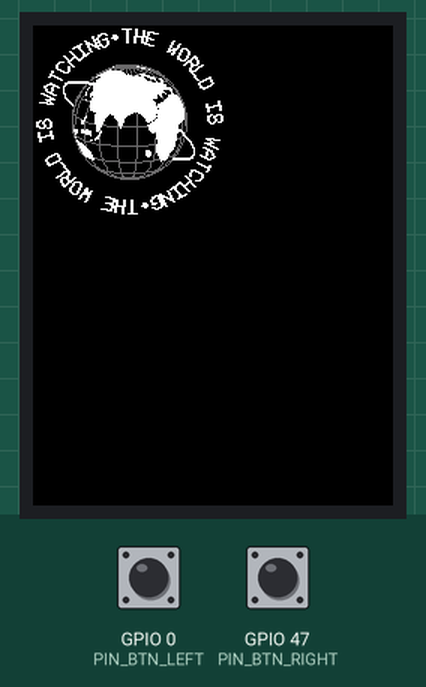
Recording of a sketch running on a simulated ESP32-S3. On the bench: 240×320 colour display. The test bench sets the inputs (shaded band); at power-on: GPIO 0 (PIN_BTN_LEFT) HIGH, GPIO 47 (PIN_BTN_RIGHT) HIGH.

Above: at 1.4 s.
1.5 s: GPIO 0 (PIN_BTN_LEFT) pulled LOW for 0.15 s
At 1.77 s:
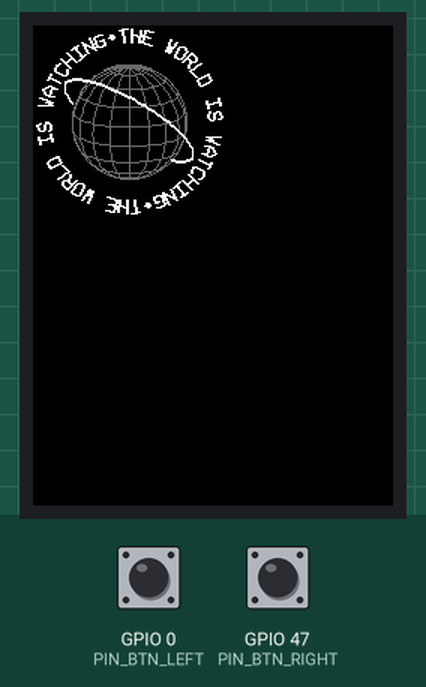
2.2 s: GPIO 47 (PIN_BTN_RIGHT) pulled LOW for 0.15 s
At 2.46 s:
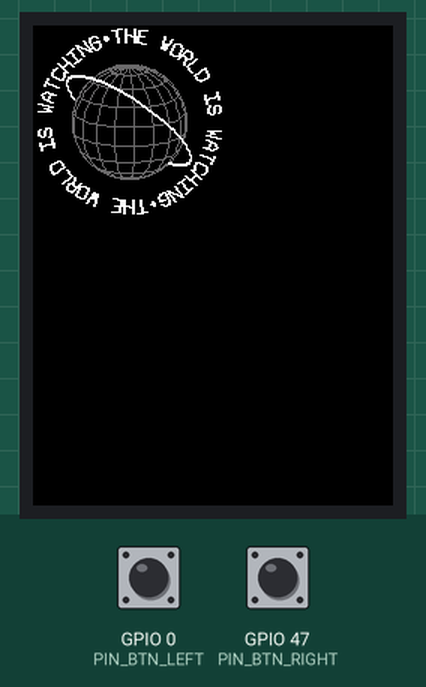
2.9 s: GPIO 0 (PIN_BTN_LEFT) pulled LOW for 1 s
At 3.15 s:
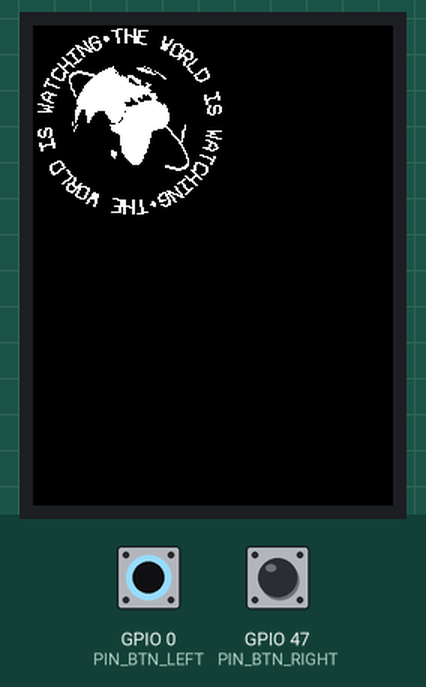
4.5 s: GPIO 47 (PIN_BTN_RIGHT) pulled LOW for 1 s
At 4.87 s:
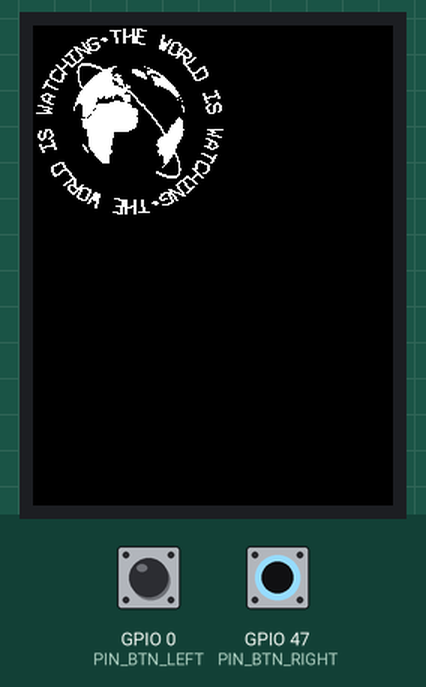
Timing chart, 0 to 7.1 s (numbered marks = the images above; inputs shaded):
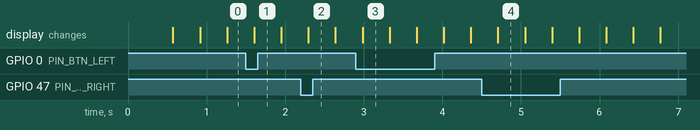

The sketch:

WorldRing.ino
```cpp
/*
 * WorldRing — LilyGO T-QT Pro (ESP32-S3, GC9A01 128x128)
 * ------------------------------------------------------
 * Globe filaire blanc sur fond noir, continents pleins, anneau orbital,
 * et un anneau de texte fixe autour de l'image ("THE WORLD IS WATCHING",
 * répété deux fois pour boucler le cercle).
 *
 * Le texte se change sur une seule ligne : RING_TEXT ci-dessous. La taille
 * des lettres s'ajuste toute seule au nombre de caractères, donc une phrase
 * plus longue ou plus courte reste centrée et bouclée.
 *
 * Libs : TFT_eSPI (version LilyGO du dépôt, Setup211) — rien d'autre.
 *
 * Boutons :
 *   IO00 (BOOT) → style du globe : complet / filaire nu / continents seuls
 *   IO47 (KEY)  → fait tourner l'anneau de texte (ou le refige)
 */

#include <TFT_eSPI.h>
#include <SPI.h>
#include <math.h>
#include "vecfont.h"
#include "world_map.h"

// ============================================================
//  CONFIG — tout se règle ici
// ============================================================

// ---- Le texte de l'anneau ----------------------------------
// \x07 dessine le petit losange séparateur. Mets ce que tu veux :
// la taille des glyphes s'adapte pour que le tour soit exactement rempli.
#define RING_TEXT      "THE WORLD IS WATCHING\x07"
#define RING_REPEAT    2          // nb de fois que la phrase fait le tour
#define TEXT_R         57.0f      // rayon de la ligne médiane du texte
#define TEXT_PHASE_DEG 0.0f       // où commence la phrase ; 0 = à midi
#define TEXT_SPIN_ON   1          // 0 = anneau fixe ; 1 = il tourne
#define TEXT_SPIN_DPS  -6.0f      // °/s ; négatif = sens inverse des aiguilles
#define TEXT_BOLD      1          // 1 = trait doublé (plus lisible en petit)
#define TEXT_FILL      0.86f      // part de l'espace par lettre réellement utilisée
#define TEXT_SCALE_MAX 2.2f

// ---- Le globe ----------------------------------------------
#define GLOBE_R        38.0f      // rayon en pixels
#define TILT_DEG       16.0f      // inclinaison : >0 = pôle nord vers nous
#define SPIN_DPS       22.0f      // °/s ; tour complet en ~16 s
#define MERIDIANS      18         // méridiens (tous les 20°)
#define PARALLEL_STEP  20         // parallèles, en degrés
#define SHOW_LIMB      1          // cercle de contour du globe

// ---- L'anneau orbital (celui du logo, pas celui du texte) ---
#define SHOW_ORBIT     1
#define ORBIT_R        49.0f
#define ORBIT_SQUASH   0.28f      // 0 = vu par la tranche, 1 = vu de face
#define ORBIT_ROLL0    -22.0f     // inclinaison de départ, en degrés
#define ORBIT_PREC_DPS -6.0f      // précession, °/s ; signe = sens, comme TEXT_SPIN_DPS

// ---- Rendu --------------------------------------------------
#define TARGET_FPS     30
#define COL_LINE_LEVEL 105        // gris des lignes du globe (0..255)

// ---- Boutons ------------------------------------------------
#define PIN_BTN_LEFT   0          // BOOT
#define PIN_BTN_RIGHT  47         // KEY
#define BTN_DEBOUNCE_MS 220

// ============================================================
//  Écran + sprite
// ============================================================
TFT_eSPI    tft = TFT_eSPI();
TFT_eSprite spr = TFT_eSprite(&tft);

#define SCREEN_W 128
#define SCREEN_H 128
#define CX 64
#define CY 64

static uint16_t COL_LAND;
static uint16_t COL_LINE;

// ============================================================
//  Table écran → (latitude, longitude)
//  L'inclinaison du globe ne change jamais et la rotation se fait autour
//  de l'axe des pôles : pour un pixel donné, la latitude est donc fixe et
//  la longitude n'est qu'un décalage. Toute la trigonométrie inverse est
//  faite une seule fois au démarrage, la boucle ne fait plus qu'un décalage
//  d'entier — d'où le remplissage des continents à plein régime.
// ============================================================
#define LUT_R  ((int)GLOBE_R + 1)
#define LUT_W  (2 * LUT_R + 1)
#define LUT_OUTSIDE 255

static uint8_t lutLat[LUT_W * LUT_W];
static uint8_t lutLon[LUT_W * LUT_W];

// ============================================================
//  État
// ============================================================
enum GlobeStyle { STYLE_FULL = 0, STYLE_WIRE, STYLE_LAND, STYLE_COUNT };
static uint8_t  globeStyle = STYLE_FULL;
static bool     textSpins  = TEXT_SPIN_ON;

static float    clockT     = 0.0f;
static float    textAngle  = TEXT_PHASE_DEG * 0.017453293f;
static uint32_t lastFrameUs = 0;
static uint32_t lastBtnMs   = 0;

static const float TILT = TILT_DEG * 0.017453293f;
static float CT, ST;

// ============================================================
//  Construction de la table
// ============================================================
static void buildLut() {
  for (int y = 0; y < LUT_W; y++) {
    for (int x = 0; x < LUT_W; x++) {
      int i = y * LUT_W + x;
      lutLat[i] = LUT_OUTSIDE;
      float dx = (float)(x - LUT_R) + 0.5f;
      float dy = (float)(y - LUT_R) + 0.5f;
      float rr = dx * dx + dy * dy;
      if (rr > GLOBE_R * GLOBE_R) continue;

      float xs =  dx / GLOBE_R;
      float ys = -dy / GLOBE_R;
      float zs = sqrtf(fmaxf(0.0f, 1.0f - xs * xs - ys * ys));

      // on défait l'inclinaison pour retomber dans le repère du globe
      float gx = xs;
      float gy = ys * CT + zs * ST;
      float gz = -ys * ST + zs * CT;
      if (gy > 1.0f) gy = 1.0f; else if (gy < -1.0f) gy = -1.0f;

      float lat = asinf(gy);
      float lon = atan2f(gz, gx);

      int li = (int)((1.5707963f - lat) / 3.1415927f * MAP_LAT);
      if (li < 0) li = 0; else if (li >= MAP_LAT) li = MAP_LAT - 1;
      int gi = (int)((lon + 3.1415927f) / 6.2831853f * MAP_LON);
      gi &= (MAP_LON - 1);

      lutLat[i] = (uint8_t)li;
      lutLon[i] = (uint8_t)gi;
    }
  }
}

// ============================================================
//  Projection : (x,y,z) du repère globe → écran
//  Renvoie true si le point est sur la face visible.
// ============================================================
static inline bool project(float x, float y, float z, float *sx, float *sy) {
  float ys = y * CT - z * ST;
  float zs = y * ST + z * CT;
  if (zs <= 0.0f) return false;
  *sx = CX + GLOBE_R * x;
  *sy = CY - GLOBE_R * ys;
  return true;
}

// ============================================================
//  Le maillage du globe
// ============================================================
static void drawGraticule(float spinRad) {
  // méridiens
  for (int m = 0; m < MERIDIANS; m++) {
    float lon = 6.2831853f * m / MERIDIANS + spinRad;
    float cl = cosf(lon), sl = sinf(lon);
    bool  have = false;
    float px = 0, py = 0;
    for (int k = 0; k <= 48; k++) {
      float lat = -1.5707963f + 3.1415927f * k / 48.0f;
      float cla = cosf(lat), sla = sinf(lat);
      float sx, sy;
      if (project(cla * cl, sla, cla * sl, &sx, &sy)) {
        if (have) spr.drawLine((int)px, (int)py, (int)sx, (int)sy, COL_LINE);
        px = sx; py = sy; have = true;
      } else {
        have = false;
      }
    }
  }
  // parallèles
  for (int lat = -90 + PARALLEL_STEP; lat <= 90 - PARALLEL_STEP; lat += PARALLEL_STEP) {
    float la = lat * 0.017453293f;
    float cla = cosf(la), sla = sinf(la);
    bool  have = false;
    float px = 0, py = 0;
    for (int k = 0; k <= 64; k++) {
      float lon = 6.2831853f * k / 64.0f + spinRad;
      float sx, sy;
      if (project(cla * cosf(lon), sla, cla * sinf(lon), &sx, &sy)) {
        if (have) spr.drawLine((int)px, (int)py, (int)sx, (int)sy, COL_LINE);
        px = sx; py = sy; have = true;
      } else {
        have = false;
      }
    }
  }
}

// ============================================================
//  Les continents, en pleins
// ============================================================
static void drawLand(float spinDeg) {
  int shift = (int)lroundf(spinDeg * (MAP_LON / 360.0f));
  uint8_t s = (uint8_t)(shift & (MAP_LON - 1));
  for (int y = 0; y < LUT_W; y++) {
    int py = CY - LUT_R + y;
    if ((unsigned)py >= SCREEN_H) continue;
    const uint8_t *rowLat = &lutLat[y * LUT_W];
    const uint8_t *rowLon = &lutLon[y * LUT_W];
    for (int x = 0; x < LUT_W; x++) {
      uint8_t la = rowLat[x];
      if (la == LUT_OUTSIDE) continue;
      if (landAt(la, (uint8_t)(rowLon[x] - s))) {
        spr.drawPixel(CX - LUT_R + x, py, COL_LAND);
      }
    }
  }
}

// ============================================================
//  L'anneau orbital
// ============================================================
static void drawOrbit(float t) {
  float roll = (ORBIT_ROLL0 + ORBIT_PREC_DPS * t) * 0.017453293f;
  float cr = cosf(roll), sr = sinf(roll);
  float cz = sqrtf(1.0f - ORBIT_SQUASH * ORBIT_SQUASH);
  const int N = 120;
  float px = 0, py = 0;
  bool  phid = true;
  for (int i = 0; i <= N; i++) {
    float u  = 6.2831853f * i / N;
    float cu = cosf(u), su = sinf(u);
    float x1 = cu;
    float y1 = su * ORBIT_SQUASH;
    float z1 = su * cz;
    float x2 = x1 * cr - y1 * sr;
    float y2 = x1 * sr + y1 * cr;
    float sx = CX + ORBIT_R * x2;
    float sy = CY - ORBIT_R * y2;
    float dx = sx - CX, dy = sy - CY;
    bool  hid = (z1 < 0.0f) && (dx * dx + dy * dy < GLOBE_R * GLOBE_R);
    if (i > 0 && !hid && !phid) {
      spr.drawLine((int)px, (int)py, (int)sx, (int)sy, COL_LAND);
      spr.drawLine((int)px, (int)py - 1, (int)sx, (int)sy - 1, COL_LAND);
    }
    px = sx; py = sy; phid = hid;
  }
}

// ============================================================
//  L'anneau de texte
//  Chaque lettre est posée sur le cercle, pieds vers le centre, et tracée
//  en segments : c'est ce qui permet de la faire tourner proprement.
// ============================================================
static void drawRingText(float angle0) {
  const char *base = RING_TEXT;
  int len = strlen(base);
  int total = len * RING_REPEAT;
  if (total == 0) return;

  float step  = 6.2831853f / total;
  float pitch = TEXT_R * step;
  float scale = pitch * TEXT_FILL / VF_W;
  if (scale < 1.0f) scale = 1.0f;
  if (scale > TEXT_SCALE_MAX) scale = TEXT_SCALE_MAX;

  for (int n = 0; n < total; n++) {
    uint8_t c = (uint8_t)base[n % len];
    uint16_t off = pgm_read_word(&VF_INDEX[c]);
    if (off == 0xFFFF) continue;

    float th = angle0 + (n + 0.5f) * step;
    float ct = cosf(th), st = sinf(th);
    float rx =  st, ry = -ct;      // vers l'extérieur
    float tx =  ct, ty =  st;      // sens de lecture

    const int8_t *p = &VF_STROKES[off];
    bool  have = false;
    float lx = 0, ly = 0;
    for (;;) {
      int8_t gx = (int8_t)pgm_read_byte(p++);
      if (gx == VF_END_GLYPH) break;
      if (gx == VF_END_POLY) { have = false; continue; }
      int8_t gy = (int8_t)pgm_read_byte(p++);

      float u = ((float)gx - 2.0f) * scale;
      float v = ((float)gy - 3.0f) * scale;
      float x = CX + rx * (TEXT_R - v) + tx * u;
      float y = CY + ry * (TEXT_R - v) + ty * u;
      if (have) {
        spr.drawLine((int)lx, (int)ly, (int)x, (int)y, COL_LAND);
#if TEXT_BOLD
        spr.drawLine((int)lx + 1, (int)ly, (int)x + 1, (int)y, COL_LAND);
#endif
      }
      lx = x; ly = y; have = true;
    }
  }
}

// ============================================================
//  Setup
// ============================================================
void setup() {
  pinMode(PIN_BTN_LEFT,  INPUT_PULLUP);
  pinMode(PIN_BTN_RIGHT, INPUT_PULLUP);

  CT = cosf(TILT);
  ST = sinf(TILT);

  tft.init();
  tft.setRotation(0);
  tft.fillScreen(TFT_BLACK);

#ifdef TFT_BL
  pinMode(TFT_BL, OUTPUT);
  digitalWrite(TFT_BL, TFT_BACKLIGHT_ON);
#endif

  COL_LAND = TFT_WHITE;
  COL_LINE = tft.color565(COL_LINE_LEVEL, COL_LINE_LEVEL, COL_LINE_LEVEL);

  spr.setColorDepth(16);
  if (!spr.createSprite(SCREEN_W, SCREEN_H)) {
    tft.setTextColor(TFT_RED);
    tft.drawString("Sprite alloc failed", 4, 60, 2);
    while (true) delay(1000);
  }

  buildLut();
  lastFrameUs = micros();
}

// ============================================================
//  Boutons (debounce simple, pas de lib externe)
// ============================================================
static void pollButtons() {
  uint32_t now = millis();
  if (now - lastBtnMs < BTN_DEBOUNCE_MS) return;

  if (digitalRead(PIN_BTN_LEFT) == LOW) {
    globeStyle = (globeStyle + 1) % STYLE_COUNT;
    lastBtnMs = now;
  } else if (digitalRead(PIN_BTN_RIGHT) == LOW) {
    textSpins = !textSpins;
    lastBtnMs = now;
  }
}

// ============================================================
//  Boucle
// ============================================================
void loop() {
  uint32_t nowUs = micros();
  float dt = (nowUs - lastFrameUs) * 1e-6f;
  lastFrameUs = nowUs;
  if (dt > 0.1f) dt = 0.1f;            // garde-fou après un hoquet
  clockT += dt;

  pollButtons();

  // Le texte tourne doucement quand on le demande ; sinon il reste posé.
  float spinRate = textSpins ? TEXT_SPIN_DPS : 0.0f;
  // Ramené dans [0, 2pi[ dans les deux sens : sinon un anneau qui tourne à
  // l'envers accumule un angle négatif, et au bout de quelques jours le float
  // perd assez de précision pour que les lettres tremblent.
  textAngle += spinRate * 0.017453293f * dt;
  textAngle -= 6.2831853f * floorf(textAngle / 6.2831853f);

  float spinDeg = SPIN_DPS * clockT;
  spinDeg -= 360.0f * floorf(spinDeg / 360.0f);
  float spinRad = spinDeg * 0.017453293f;

  spr.fillSprite(TFT_BLACK);

  if (globeStyle != STYLE_LAND) drawGraticule(spinRad);
  if (globeStyle != STYLE_WIRE) drawLand(spinDeg);
#if SHOW_LIMB
  if (globeStyle != STYLE_LAND) spr.drawCircle(CX, CY, (int)GLOBE_R, COL_LINE);
#endif
#if SHOW_ORBIT
  drawOrbit(clockT);
#endif
  drawRingText(textAngle);

  spr.pushSprite(0, 0);

  uint32_t budget = 1000000UL / TARGET_FPS;
  uint32_t spent  = micros() - nowUs;
  if (spent < budget) delayMicroseconds(budget - spent);
}
```

Source omitted: vecfont.h (data table, 5135 bytes), world_map.h (data table, 25620 bytes)
